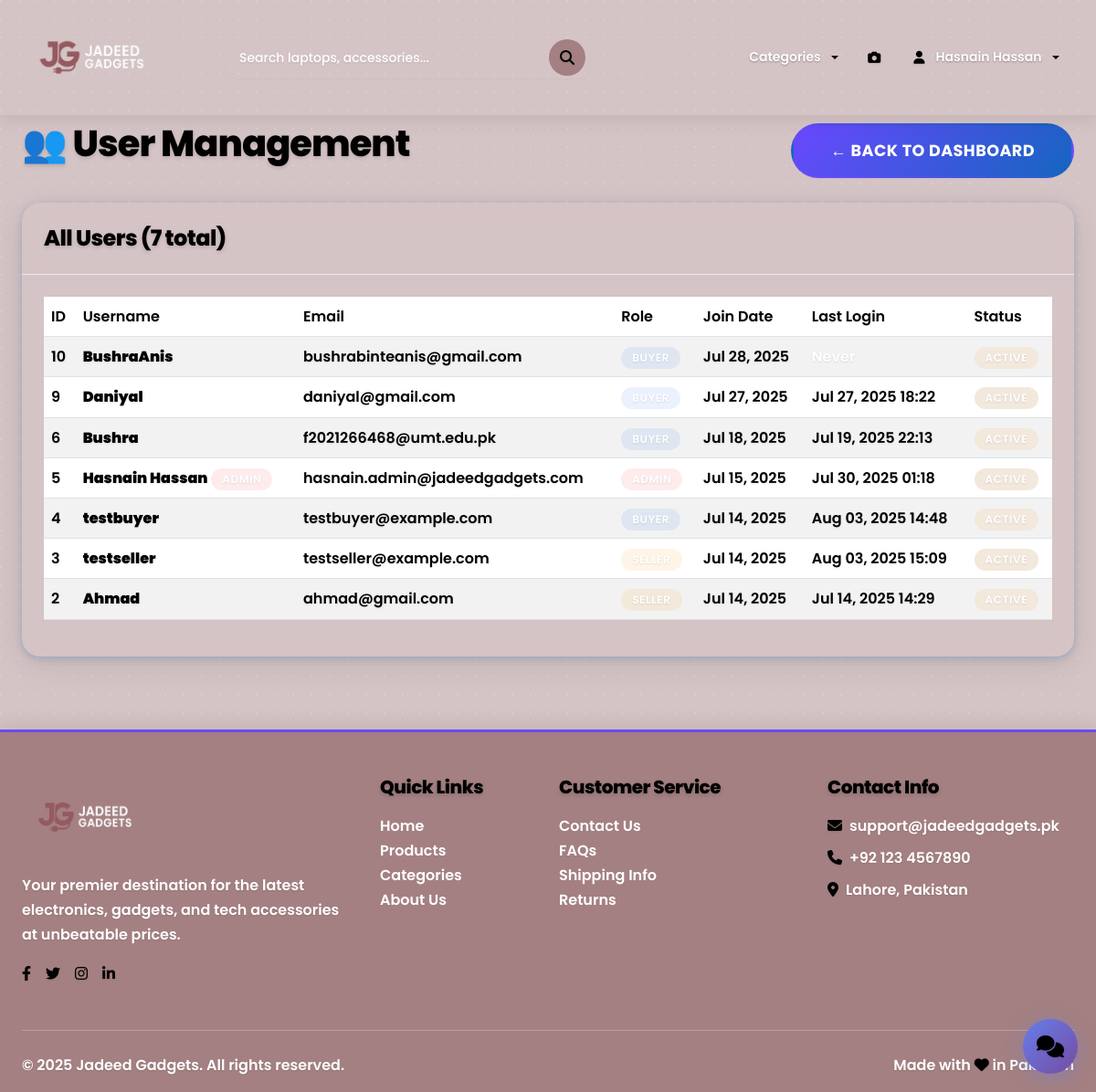
Page /accounts/admin-users/ (signed in) on the committed database.
### accounts/models.py (models this page shows, shortened)
class User(AbstractUser):
    ROLE_CHOICES = [
        ('buyer', 'Buyer'),
        ('seller', 'Seller'),
        ('admin', 'Admin'),
    ]
    role = models.CharField(max_length=10, choices=ROLE_CHOICES, default='buyer')
    email = models.EmailField(unique=True)
    wishlist = models.ManyToManyField('products.Product', related_name='wishlisted_by', blank=True)

### accounts/views.py (the view)
# urls.py: path('admin-users/', admin_users, name='admin_users'),
@admin_required
def admin_users(request):
    users = User.objects.all().order_by('-date_joined')
    suspended_user_ids = set(
        SuspendedUser.objects.filter(is_active=True).values_list('user_id', flat=True)
    )
    return render(request, 'accounts/admin_users.html', {
        'users': users,
        'suspended_user_ids': suspended_user_ids
    })

### accounts/context_processors.py (called while the page is built, shortened)
def cart_context(request):
    cart_items_count = 0
    cart_total = 0
    return {
        'cart_items_count': cart_items_count,
        'cart_total': cart_total,
        'categories': Product.CATEGORY_CHOICES,
    }

### recommendations/context_processors.py (called while the page is built, shortened)
def recommendations_context(request):
    context = {}
    if request.user.is_authenticated:
        recommended_ids = get_recommendations_for_user(request.user, n=4)
        recommended_products = Product.objects.filter(
            id__in=recommended_ids,
            is_active=True
        )[:4]
        products_dict = {p.id: p for p in recommended_products}
        context['sidebar_recommendations'] = [
            products_dict[pid] for pid in recommended_ids
            if pid in products_dict
        ][:4]
    return context

### recommendations/recommender.py (called while the page is built, shortened)
def get_recommendations_for_user(user, n=10):
    return recommendation_engine.get_recommendations(user, n)

    def load_model(self):
        model_path = Path(__file__).parent / 'recommendation_model.pkl'
        return False

    def get_popular_products(self, n=10):
        cache_key = f'popular_products_{n}'
        popular = cache.get(cache_key)
        if popular is None:
            popular = list(Product.objects.filter(is_active=True)
                         .annotate(interaction_count=Count('userinteraction'))
                         .order_by('-interaction_count', '-rating', '-created_at')[:n]
                         .values_list('id', flat=True))
            cache.set(cache_key, popular, 3600)  # Cache for 1 hour
        return popular

    def get_category_based_recommendations(self, user, n=10):
        user_interactions = UserInteraction.objects.filter(user=user)
        if not user_interactions.exists():
            return self.get_popular_products(n)

    def get_collaborative_recommendations(self, user, n=10):
        if not self.load_model():
            return self.get_category_based_recommendations(user, n)

### templates/accounts/admin_users.html (shortened to what this page needs)
{% extends 'base.html' %}
{% block content %}
<div class="container mt-4">
    <div class="row">
        <div class="col-12">
            <div class="d-flex justify-content-between align-items-center mb-4">
                <h2>👥 User Management</h2>
                <a href="{% url 'admin_dashboard' %}" class="btn btn-secondary">← Back to Dashboard</a>
            </div>
            <div class="card">
                <div class="card-header">
                    <h5 class="mb-0">All Users ({{ users.count }} total)</h5>
                </div>
                <div class="card-body">
                    <div class="table-responsive">
                        <table class="table table-striped">
                            <thead>
                                <tr>
                                    <th>ID</th>
                                    <th>Username</th>
                                    <th>Email</th>
                                    <th>Role</th>
                                    <th>Join Date</th>
                                    <th>Last Login</th>
                                    <th>Status</th>
                                </tr>
                            </thead>
                            <tbody>
                                {% for user in users %}
                                <tr>
                                    <td>{{ user.id }}</td>
                                    <td>
                                        <strong>{{ user.username }}</strong>
                                        {% if user.username == 'Hasnain Hassan' %}
                                            <span class="badge badge-danger ml-2">ADMIN</span>
                                        {% endif %}
                                    </td>
                                    <td>{{ user.email|default:"No email" }}</td>
                                    <td>
                                        {% if user.role == 'admin' %}
                                            <span class="badge badge-danger">{{ user.role|title }}</span>
                                        {% elif user.role == 'seller' %}
                                            <span class="badge badge-warning">{{ user.role|title }}</span>
                                        {% else %}
                                            <span class="badge badge-info">{{ user.role|default:"buyer"|title }}</span>
                                        {% endif %}
                                    </td>
                                    <td>{{ user.date_joined|date:"M d, Y" }}</td>
                                    <td>
                                        {% if user.last_login %}
                                            {{ user.last_login|date:"M d, Y H:i" }}
                                        {% else %}
                                            <span class="text-muted">Never</span>
                                        {% endif %}
                                    </td>
                                <td>
                                    {% if user.id in suspended_user_ids %}
                                        <span class="badge badge-warning">Suspended</span>
                                    {% elif user.is_active %}
                                        <span class="badge badge-success">Active</span>
                                    {% else %}
                                        <span class="badge badge-danger">Inactive</span>
                                    {% endif %}
                                </td>
                                </tr>
                                {% empty %}
                                <tr>
                                    <td colspan="7" class="text-center text-muted">No users found.</td>
                                </tr>
                                {% endfor %}
                            </tbody>
                        </table>
                    </div>
                </div>
            </div>
        </div>
    </div>
</div>
{% endblock %}

### templates/base.html (shortened to what this page needs)
{% load static %}
<!DOCTYPE html>
<html lang="en">
<head>
    <link href="https://cdn.jsdelivr.net/npm/bootstrap@5.3.2/dist/css/bootstrap.min.css" rel="stylesheet">
    <link rel="stylesheet" href="https://cdnjs.cloudflare.com/ajax/libs/font-awesome/6.4.0/css/all.min.css">
    <link rel="stylesheet" href="{% static 'css/style.css' %}">
    <link rel="stylesheet" href="https://cdn.jsdelivr.net/npm/swiper@9/swiper-bundle.min.css">
</head>
<body>
    <nav class="navbar navbar-expand-lg navbar-light fixed-top">
        <div class="container">
            <a class="navbar-brand" href="{% url 'home' %}">
                <img src="{% static 'images/logo2.png' %}" alt="Logo" class="me-2" style="height: 100px; width: auto">
            </a>
            <div class="d-none d-lg-block mx-4 flex-grow-1">
                <form method="get" action="{% url 'home' %}" class="search-form">
                    <input type="text" name="q" value="{{ request.GET.q }}"
                           placeholder="Search laptops, accessories..." class="search-input form-control" autocomplete="off">
                    <button type="submit" class="search-btn" title="Search">
                        <i class="fas fa-search"></i>
                    </button>
                </form>
            </div>
            <div class="collapse navbar-collapse" id="navbarNav">
                <ul class="navbar-nav ms-auto align-items-center">
                    <li class="nav-item dropdown">
                        <a class="nav-link dropdown-toggle nav-link-custom" href="#" role="button"
                           data-bs-toggle="dropdown" aria-expanded="false">
                            Categories
                        </a>
                    </li>
                      <li class="nav-item">
                        <a class="nav-link nav-link-custom" href="{% url 'visual_search' %}" title="Visual Search">
                            <i class="fas fa-camera me-1"></i>
                        </a>
                    </li>
                    {% if user.is_authenticated %}
                        <li class="nav-item dropdown">
                            <a class="nav-link dropdown-toggle nav-link-custom" href="#" role="button"
                               data-bs-toggle="dropdown">
                                <i class="fas fa-user me-1"></i>{{ user.username }}
                            </a>
                        </li>
                    {% endif %}
                </ul>
            </div>
        </div>
    </nav>
    <main class="main-content">
        <div style="margin-top: 100px;">
            {% block content %}
            {% endblock %}
        </div>
    </main>
    <footer class="footer mt-5">
        <div class="container">
            <div class="row">
                <div class="col-md-4 mb-4">
                    <h5 class="mb-3">
                        <img src="{% static 'images/logo2.png' %}" alt="Logo" class="me-2" style="height: 90px; width: auto;">
                    </h5>
                    <p class="text-light">Your premier destination for the latest electronics, gadgets, and tech accessories at unbeatable prices.</p>
                    <div class="d-flex gap-3">
                        <a href="#" class="text-light"><i class="fab fa-facebook-f"></i></a>
                        <a href="#" class="text-light"><i class="fab fa-twitter"></i></a>
                        <a href="#" class="text-light"><i class="fab fa-instagram"></i></a>
                        <a href="#" class="text-light"><i class="fab fa-linkedin-in"></i></a>
                    </div>
                </div>
                <div class="col-md-2 mb-4">
                    <h6 class="mb-3">Quick Links</h6>
                    <ul class="list-unstyled">
                        <li><a href="{% url 'home' %}" class="text-light text-decoration-none">Home</a></li>
                        <li><a href="#" class="text-light text-decoration-none">Products</a></li>
                        <li><a href="#" class="text-light text-decoration-none">Categories</a></li>
                        <li><a href="#" class="text-light text-decoration-none">About Us</a></li>
                    </ul>
                </div>
                <div class="col-md-3 mb-4">
                    <h6 class="mb-3">Customer Service</h6>
                    <ul class="list-unstyled">
                        <li><a href="#" class="text-light text-decoration-none">Contact Us</a></li>
                        <li><a href="#" class="text-light text-decoration-none">FAQs</a></li>
                        <li><a href="#" class="text-light text-decoration-none">Shipping Info</a></li>
                        <li><a href="#" class="text-light text-decoration-none">Returns</a></li>
                    </ul>
                </div>
                <div class="col-md-3 mb-4">
                    <h6 class="mb-3">Contact Info</h6>
                    <p class="text-light mb-2">
                        <i class="fas fa-envelope me-2"></i>support@jadeedgadgets.pk
                    </p>
                    <p class="text-light mb-2">
                        <i class="fas fa-phone me-2"></i>+92 123 4567890
                    </p>
                    <p class="text-light mb-0">
                        <i class="fas fa-map-marker-alt me-2"></i>Lahore, Pakistan
                    </p>
                </div>
            </div>
            <hr class="my-4 text-light">
            <div class="row align-items-center">
                <div class="col-md-6">
                    <p class="text-light mb-0">&copy; 2025 Jadeed Gadgets. All rights reserved.</p>
                </div>
                <div class="col-md-6 text-md-end">
                    <p class="text-light mb-0">Made with <i class="fas fa-heart text-danger"></i> in Pakistan</p>
                </div>
            </div>
        </div>
    </footer>
    {% include 'chatbot/chatbox_fixed.html' %}
</body>
</html>

### rows in the picture
User: username "Hasnain Hassan", id "5", email "hasnain.admin@jadeedgadgets.com", date_joined "Jul 15, 2025", last_login "Jul 30, 2025 01:18", is_active "ACTIVE"
User: id "10", username "BushraAnis", email "bushrabinteanis@gmail.com", role "BUYER", date_joined "Jul 28, 2025", is_active "ACTIVE"
User: id "9", username "Daniyal", email "daniyal@gmail.com", role "BUYER", date_joined "Jul 27, 2025", last_login "Jul 27, 2025 18:22", is_active "ACTIVE"
User: id "6", username "Bushra", email "f2021266468@umt.edu.pk", role "BUYER", date_joined "Jul 18, 2025", last_login "Jul 19, 2025 22:13", is_active "ACTIVE"
User: id "4", username "testbuyer", email "testbuyer@example.com", role "BUYER", date_joined "Jul 14, 2025", last_login "Aug 03, 2025 14:48", is_active "ACTIVE"
User: id "3", username "testseller", email "testseller@example.com", role "SELLER", date_joined "Jul 14, 2025", last_login "Aug 03, 2025 15:09", is_active "ACTIVE"
User: id "2", username "Ahmad", email "ahmad@gmail.com", role "SELLER", date_joined "Jul 14, 2025", last_login "Jul 14, 2025 14:29", is_active "ACTIVE"

### other values in the picture
{{ users.count }} "7"
